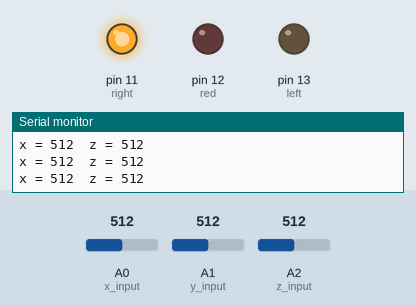
Simulated run of this sketch. Board: Arduino Uno, built with avr-gcc and run on an emulated ATmega328P. On the bench: output pins drawn as LEDs (lit = HIGH), the last lines printed to the serial monitor. The test bench sets the inputs (shaded band); at power-on: A0 (x_input) = 512, A1 (y_input) = 512, A2 (z_input) = 512.

Above: at 1.2 s.
1.3 s: A0 (x_input) set to 497
4.3 s: A0 (x_input) set to 476
5.8 s: A1 (y_input) set to 477
At 6.3 s:
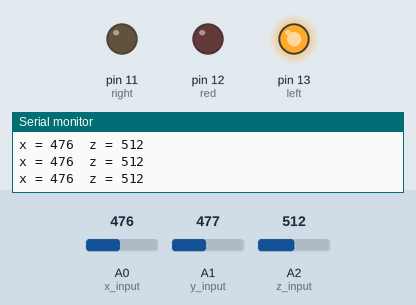
8.8 s: A0 (x_input) set to 434
At 9.7 s:
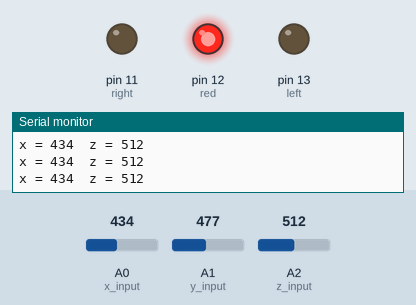
14.8 s: A0 (x_input) set to 0
At 18.0 s:
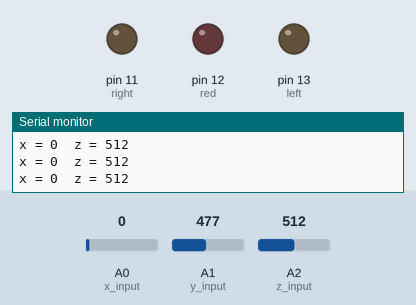
Timing chart, 0 to 18.8 s (numbered marks = the images above; inputs shaded):
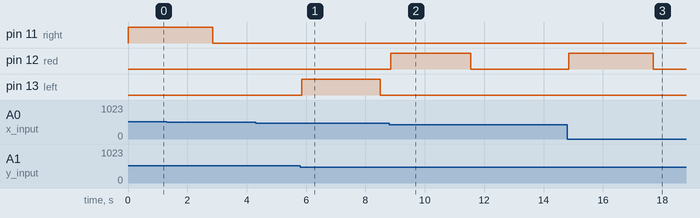

Measured:
- the behaviour switches between 489 and 488 on A1 (y_input) (found by bisection; images 0 and 1)
- the behaviour switches between 453 and 452 on A0 (x_input) (found by bisection; images 1 and 2)
- after the input at 5.8 s, pin 13 (left): LOW → HIGH after 0.05 s, → LOW 2.6 s later
- after the input at 8.8 s, pin 12 (red): LOW → HIGH after 0.05 s, → LOW 2.7 s later
- after the input at 14.8 s, pin 12 (red): LOW → HIGH after 0.05 s, → LOW 2.8 s later

The sketch:

Accelrometer_catcher.ino
```cpp
#define x_input A0
#define y_input A1
#define z_input A2

#define window_size 8

#define threshold -20

const int x_print =B00000001;
const int y_print =B00000010;
const int z_print =B00000100;

const int PRINT_MODE = x_print | z_print;

int x_val[window_size];//x-axis accelercation
int y_val[window_size];//y-axis accelercation
int z_val[window_size];//z-axis accelercation

int window_counter = 0;

const int left = 13;
const int right = 11;
const int red = 12;

int red_count = 0;
int right_count = 0;
int left_count = 0;

int GetMean(int *input, int Length){
  int mean = 0;
  for(int i = 0; i < Length; i++){
    mean += input[i];
  }
  return mean / Length;
}

void setup() {
  Serial.begin(9600);//Baud rate set as 9600.
  Serial.println(PRINT_MODE);

  pinMode(left, OUTPUT);
  pinMode(right, OUTPUT);
  pinMode(red, OUTPUT);
  digitalWrite(left, LOW);
  digitalWrite(right, LOW);
}

void loop() {
  x_val[window_counter] = analogRead(x_input);
  y_val[window_counter] = analogRead(y_input);
  z_val[window_counter] = analogRead(z_input);


  if(PRINT_MODE & x_print){
    Serial.print("x = ");
    Serial.print(x_val[window_counter]);
    Serial.print("\t");
  }

  if(PRINT_MODE & z_print){
    Serial.print("z = ");
    Serial.print(z_val[window_counter]);
    Serial.print("\t");
  }
  if(PRINT_MODE & y_print){
    Serial.print("y = ");
    Serial.print(y_val[window_counter]);
    Serial.print("\t");
  }

  if(x_val[window_counter] - GetMean(x_val, window_size) < threshold){
    Serial.print("mean of x = ");
    Serial.print(GetMean(x_val, window_size));
    Serial.print("\t");
    digitalWrite(red, HIGH);
    red_count = 50;
  }

  if(y_val[window_counter] - GetMean(y_val, window_size) < threshold){
    Serial.print("mean of y = ");
    Serial.print(GetMean(y_val, window_size));
    Serial.print("\t");
    digitalWrite(left, HIGH);
    left_count = 50;
  }

  if(y_val[window_counter] - GetMean(y_val, window_size) > -1 * threshold){
    Serial.print("mean of y = ");
    Serial.print(GetMean(y_val, window_size));
    Serial.print("\t");
    digitalWrite(right, HIGH);
    right_count = 50;
  }

  Serial.print("\n");

  window_counter = (window_counter + 1) % window_size;
  delay(50);
  red_count--;
  left_count--;
  right_count--;

  if(red_count <= 0){
    red_count = 0;
    digitalWrite(red, LOW);
  }
  if(left_count <= 0){
    left_count = 0;
    digitalWrite(left, LOW);
  }
  if(right_count <= 0){
    right_count = 0;
    digitalWrite(right, LOW);
  }
}
```
